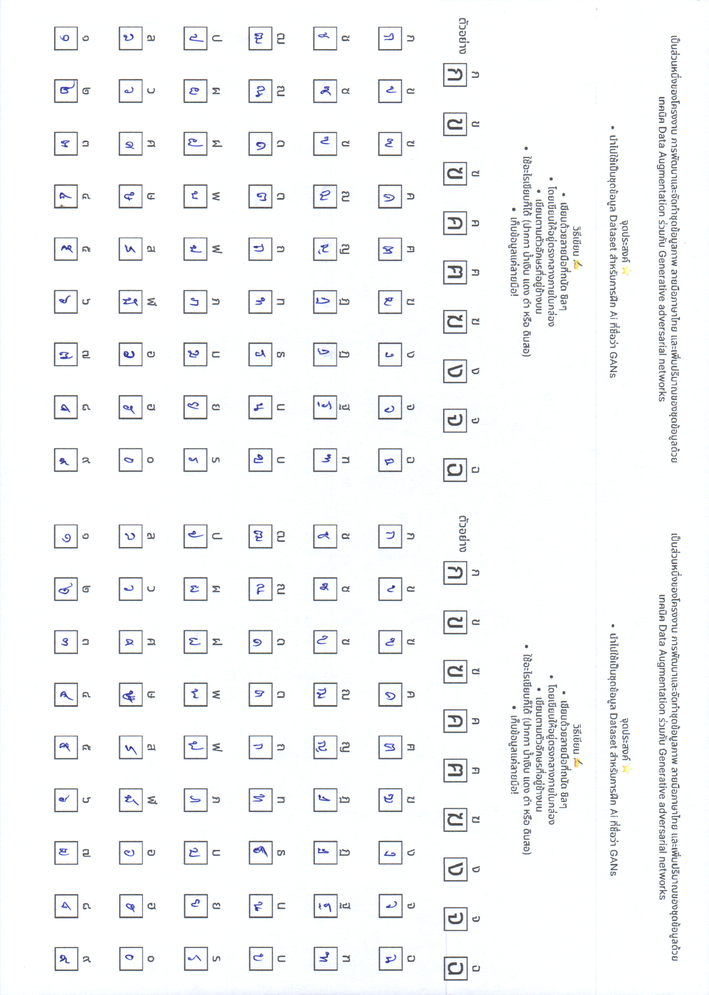
#> input picture form_data/paper_0003.png, 709 x 995 px, shrunk from 1659 x 2327 before the run, found by its file name; its folder holds only this picture in this run
$ python split.py
#> lines starting #> are read from the running program, lines starting #| are printed output that depends on the picture
from PIL import Image
import os


def split_image(image_path, output_dir):
    """
    Splits an image into left and right halves and saves them as separate files.

    Args:
    - image_path (str): The path to the image file to be split.

    Returns:
    - None
    """
#> called with image_path = './form_data/paper_0003.png', output_dir = './preprocess_data'
    original_image = Image.open(image_path)
#> original_image is the input picture: PIL image 709x995 RGB; mean R, G, B 245.7, 247, 247.9

    original_image = original_image.transpose(Image.ROTATE_90)
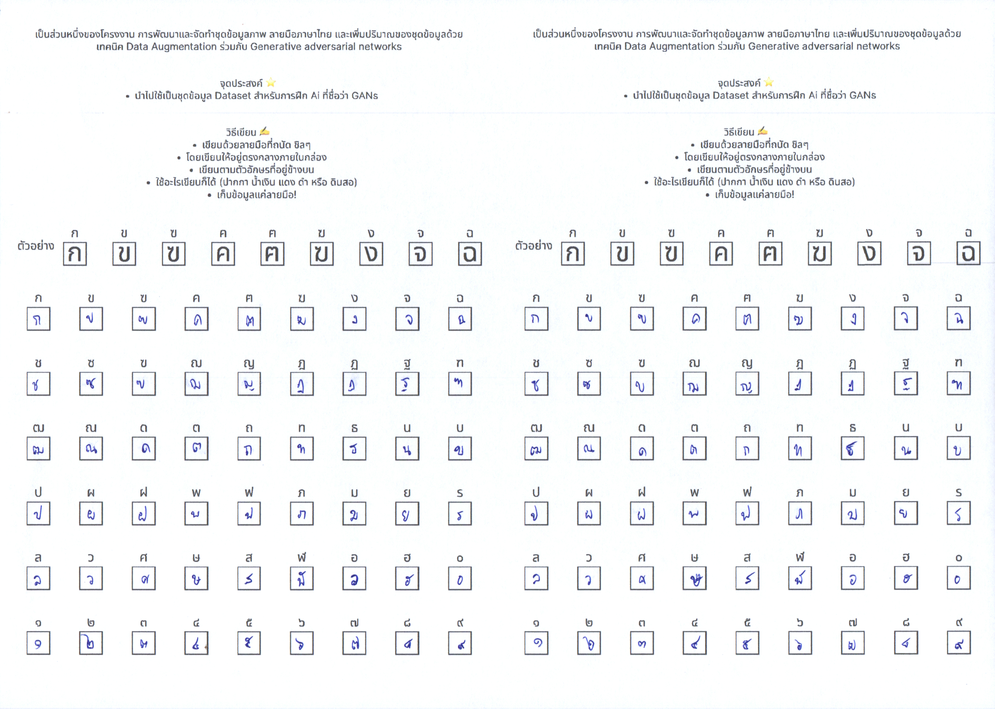
#> original_image: PIL image 995x709 RGB; mean R, G, B 245.7, 247, 247.9

    width, height = original_image.size
#> width = 995; height = 709

    left_half = original_image.crop((0, 0, width // 2, height))
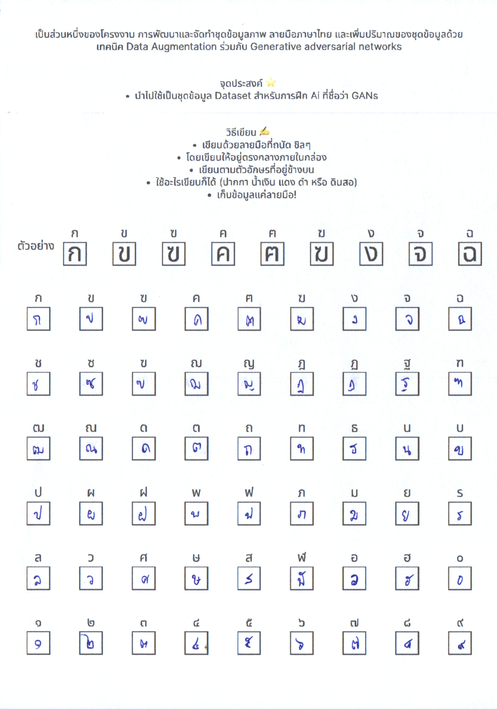
#> left_half: PIL image 497x709 RGB; mean R, G, B 245.9, 247, 247.9

    right_half = original_image.crop((width // 2, 0, width, height))
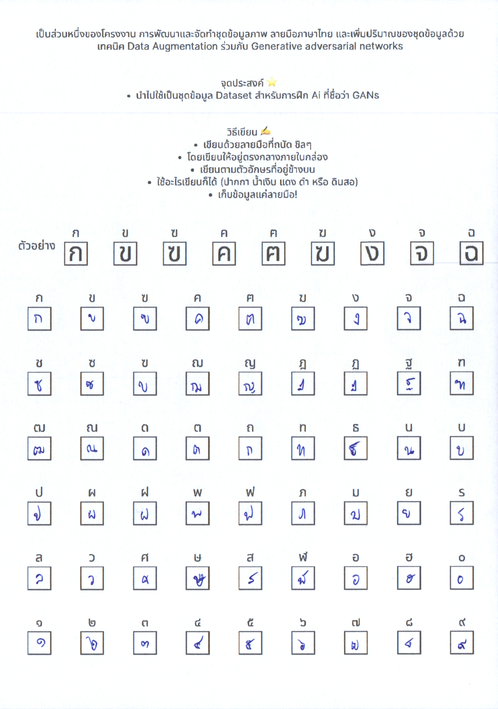
#> right_half: PIL image 498x709 RGB; mean R, G, B 245.5, 247, 247.9

#> (the run stopped early here; a loop or call above may not have finished)
